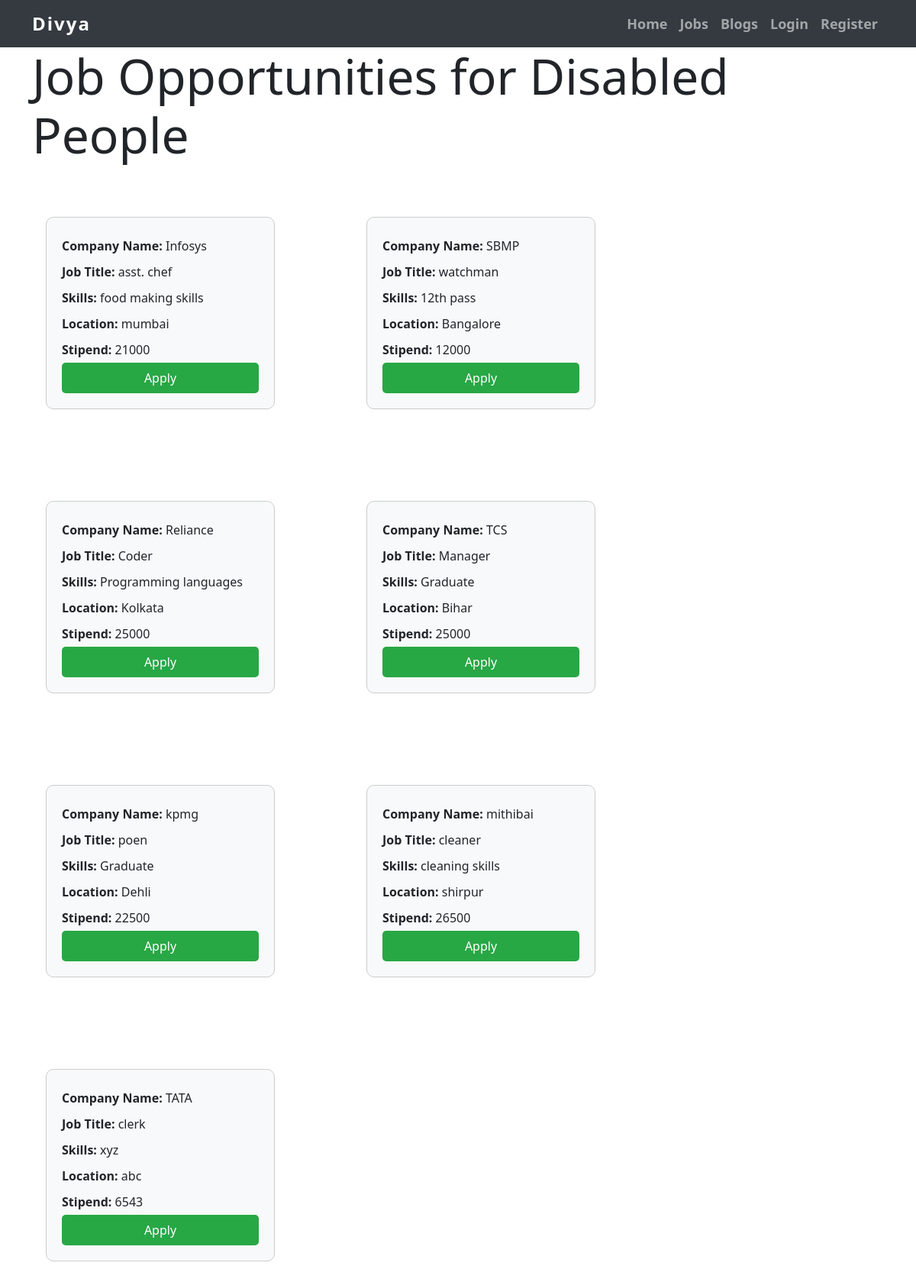
/jobs.php, run on the app's committed database.
### tables this page shows
CREATE TABLE `recruiter` (
  `company_name` varchar(30) NOT NULL,
  `job_title` varchar(30) NOT NULL,
  `skills` varchar(30) NOT NULL,
  `location` varchar(30) NOT NULL,
  `stipend` varchar(30) NOT NULL
);

### jobs.php (the view, shortened to what this page needs)
<!DOCTYPE html>
<html lang="en">
<head>
    <link href="https://cdn.jsdelivr.net/npm/bootstrap@5.3.0-alpha1/dist/css/bootstrap.min.css" rel="stylesheet">
</head>
<body>
<nav class="navbar navbar-expand-lg navbar-dark">
    <div class="container">
        <a class="navbar-brand" href="#">Divya</a>
        <div class="collapse navbar-collapse justify-content-end" id="navbarNav">
            <ul class="navbar-nav">
                <li class="nav-item">
                    <a class="nav-link" href="index.html">Home</a>
                </li>
                <li class="nav-item">
                    <a class="nav-link" href="jobs.php">Jobs</a>
                </li>
                <li class="nav-item">
                    <a class="nav-link" href="blog.html">Blogs</a>
                </li>
                <li class="nav-item">
                    <a class="nav-link" href="login.html">Login</a>
                </li>
                <li class="nav-item">
                    <a class="nav-link" href="signup.html">Register</a>
                </li>
            </ul>
        </div>
    </div>
</nav>
<div class="container">
    <h1 class="display-3">Job Opportunities for Disabled People</h1>
</div>
<?php
$servername = "localhost";
$username = "root";
$password = "";
$database = "divya";
$conn = new mysqli($servername, $username, $password, $database);
$sql = "SELECT * FROM recruiter";
$result = $conn->query($sql);
?>
<?php
if ($result->num_rows > 0) {
    while ($row = $result->fetch_assoc()) {
        ?>
        <div class="card">
            <p><strong>Company Name:</strong> <?php echo $row["company_name"]; ?></p>
            <p><strong>Job Title:</strong> <?php echo $row["job_title"]; ?></p>
            <p><strong>Skills:</strong> <?php echo $row["skills"]; ?></p>
            <p><strong>Location:</strong> <?php echo $row["location"]; ?></p>
            <p><strong>Stipend:</strong> <?php echo $row["stipend"]; ?></p>
            <button class="apply-button" onclick="apply(this)">Apply</button>
        </div>
        <?php
    }
} else {
    echo "No recruiters found.";
}
?>
</body>

### jobs.php (style rules this page uses)
.navbar { background-color: #343a40; }
.navbar-brand { font-size: 24px; font-weight: 700; letter-spacing: 2px; }
.navbar-nav .nav-link { font-size: 18px; font-weight: bold; }
.card { border: 1px solid #ccc; border-radius: 10px; padding: 20px; margin: 60px; width: 300px; float: left; background-color: #f8f9fa; }
.card p { margin: 5px 0; }
.apply-button { background-color: #28a745; color: #fff; border: none; border-radius: 5px; padding: 8px 16px; cursor: pointer; transition: background-color 0.3s ease; }

### data on the page
recruiter: company_name "Infosys", job_title "asst. chef", skills "food making skills", location "mumbai", stipend "21000"
recruiter: company_name "SBMP", job_title "watchman", skills "12th pass", location "Bangalore", stipend "12000"
recruiter: company_name "Reliance", job_title "Coder", skills "Programming languages", location "Kolkata", stipend "25000"
recruiter: company_name "TCS", job_title "Manager", skills "Graduate", location "Bihar", stipend "25000"
recruiter: company_name "kpmg", job_title "poen", skills "Graduate", location "Dehli", stipend "22500"
recruiter: company_name "mithibai", job_title "cleaner", skills "cleaning skills", location "shirpur", stipend "26500"
recruiter: company_name "TATA", job_title "clerk", skills "xyz", location "abc", stipend "6543"
